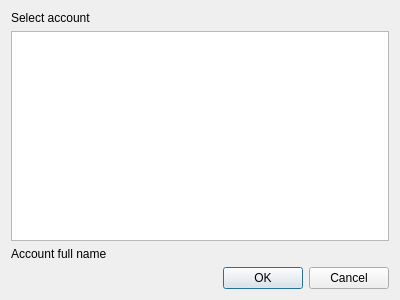
<?xml version="1.0" encoding="UTF-8"?>
<ui version="4.0">
    <class>Dialog</class>
    <widget class="QDialog" name="Dialog">
        <property name="geometry">
            <rect>
                <x>0</x>
                <y>0</y>
                <width>400</width>
                <height>300</height>
            </rect>
        </property>
        <property name="windowTitle">
            <string>Select account</string>
        </property>
        <layout class="QGridLayout" name="gridLayout">
            <item row="3" column="0">
                <widget class="QDialogButtonBox" name="buttonBox">
                    <property name="orientation">
                        <enum>Qt::Horizontal</enum>
                    </property>
                    <property name="standardButtons">
                        <set>QDialogButtonBox::Cancel|QDialogButtonBox::Ok</set>
                    </property>
                </widget>
            </item>
            <item row="1" column="0">
                <widget class="QTreeView" name="accountTreeView"/>
            </item>
            <item row="0" column="0">
                <widget class="QLabel" name="label">
                    <property name="text">
                        <string>Select account</string>
                    </property>
                </widget>
            </item>
            <item row="2" column="0">
                <widget class="QLabel" name="accountFullName">
                    <property name="text">
                        <string>Account full name</string>
                    </property>
                </widget>
            </item>
        </layout>
    </widget>
    <resources/>
    <connections>
        <connection>
            <sender>buttonBox</sender>
            <signal>accepted()</signal>
            <receiver>Dialog</receiver>
            <slot>accept()</slot>
            <hints>
                <hint type="sourcelabel">
                    <x>248</x>
                    <y>254</y>
                </hint>
                <hint type="destinationlabel">
                    <x>157</x>
                    <y>274</y>
                </hint>
            </hints>
        </connection>
        <connection>
            <sender>buttonBox</sender>
            <signal>rejected()</signal>
            <receiver>Dialog</receiver>
            <slot>reject()</slot>
            <hints>
                <hint type="sourcelabel">
                    <x>316</x>
                    <y>260</y>
                </hint>
                <hint type="destinationlabel">
                    <x>286</x>
                    <y>274</y>
                </hint>
            </hints>
        </connection>
    </connections>
</ui>
